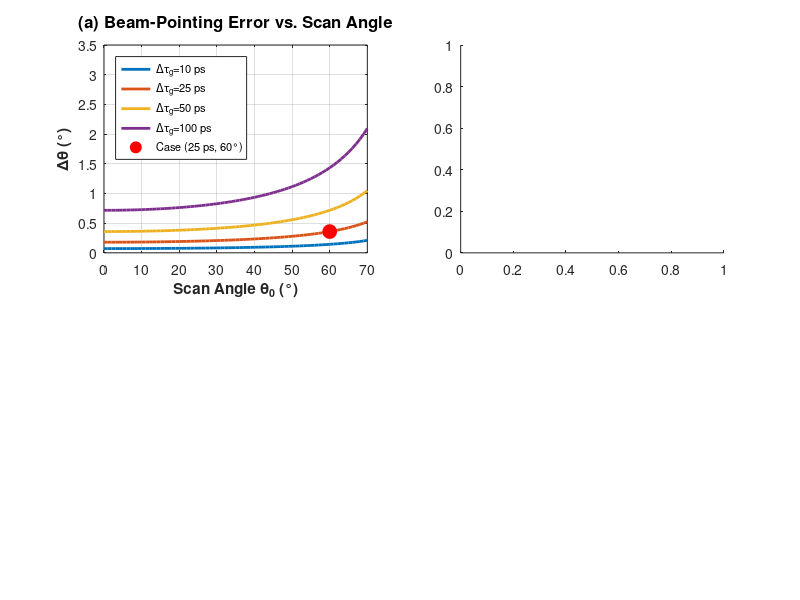

This figure's MATLAB source: (Note: this script raises an error after producing the figure.)
%% ========================================================================
%% WIDEBAND TTD PHASED ARRAY SIMULATION — FULLY CORRECTED VERSION
%% Fixed: pulse distortion, subarray errors, peak loss calculation
%% ========================================================================
clc; clear; close all;

%% =====================================================================
%% SYSTEM PARAMETERS
%% =====================================================================
D         = 2.4;
c         = 3e8;
fc        = 10e9;
lambda_c  = c / fc;
N         = 32;
d         = lambda_c / 2;
B         = 4e9;
theta_s   = 60;
theta_s_rad = deg2rad(theta_s);
tau_max   = 25e-12;
N_sub     = 4;

fprintf('=================================================================\n');
fprintf('   WIDEBAND TTD PHASED ARRAY — FULLY CORRECTED SIMULATION\n');
fprintf('=================================================================\n');
fprintf('  Center Frequency    : %.1f GHz\n', fc/1e9);
fprintf('  Bandwidth           : %.1f GHz\n', B/1e9);
fprintf('  Array Elements      : %d\n', N);
fprintf('  Element Spacing     : %.4f m (λ/2)\n', d);
fprintf('  Aperture D          : %.2f m\n', D);
fprintf('  Scan Angle          : %d°\n', theta_s);
fprintf('  Max Δτ_g Allowed    : %.0f ps\n', tau_max*1e12);
fprintf('=================================================================\n\n');

%% =====================================================================
%% SHARED ARRAY FACTOR GRID (used by Fig 4, 5, 8)
%% =====================================================================
theta_obs     = linspace(-90, 90, 3601);
theta_obs_rad = deg2rad(theta_obs);
n_idx         = (0:N-1)';

% Ideal steering phases
psi_ideal = 2*pi*(n_idx*d/lambda_c) .* ...
            (sin(theta_obs_rad) - sin(theta_s_rad));   % [N x 3601]

AF_ideal      = sum(exp(1j*psi_ideal), 1);
AF_ideal_dB   = 20*log10(abs(AF_ideal)/max(abs(AF_ideal)) + 1e-6);

% Non-ideal delay errors: Gaussian, scaled so peak-to-peak = tau_max
rng(42);
tau_err = randn(N,1) * 8e-12;  % Increased spread for visible effect
tau_err = tau_err - mean(tau_err);
tau_err = tau_err * (tau_max / (max(tau_err) - min(tau_err)));

AF_nonideal   = sum(exp(1j*(psi_ideal + 2*pi*fc*tau_err)), 1);
AF_nonideal_dB = 20*log10(abs(AF_nonideal)/max(abs(AF_nonideal)) + 1e-6);

% ---- BEAM PEAK: search within ±15° of steering angle ----
main_search = abs(theta_obs - theta_s) < 15;
theta_ms    = theta_obs(main_search);

[~, ri_id]  = max(AF_ideal_dB(main_search));    bp_ideal = theta_ms(ri_id);
[~, ri_ni]  = max(AF_nonideal_dB(main_search)); bp_nonid = theta_ms(ri_ni);
bp_error    = abs(bp_nonid - bp_ideal);

% ---- SLL MASK: null-to-null width ----
% For a uniform N-element ULA: null-to-null BW = 2*lambda/(N*d*cos(theta))
null2null_deg = 2 * rad2deg(lambda_c / (N * d * cos(theta_s_rad)));
main_mask     = abs(theta_obs - bp_ideal) <= null2null_deg/2;

sl_id = AF_ideal_dB;    sl_id(main_mask)  = -inf;  SLL_ideal = max(sl_id);
sl_ni = AF_nonideal_dB; sl_ni(main_mask)  = -inf;  SLL_nonid = max(sl_ni);

case_delta_theta = rad2deg((c * tau_max) / (D * cos(theta_s_rad)));

fprintf('PRE-COMPUTED ARRAY FACTORS:\n');
fprintf('  Δτ_g (max-min)            : %.2f ps\n', (max(tau_err)-min(tau_err))*1e12);
fprintf('  Analytical Δθ             : %.4f°\n', case_delta_theta);
fprintf('  Ideal   beam peak         : %.2f°\n', bp_ideal);
fprintf('  Non-ideal beam peak       : %.2f°\n', bp_nonid);
fprintf('  BP Error (simulated)      : %.4f°\n', bp_error);
fprintf('  SLL Ideal                 : %.2f dB  (expected -13.26 dB)\n', SLL_ideal);
fprintf('  SLL Non-Ideal             : %.2f dB\n', SLL_nonid);
fprintf('  SLL Degradation           : %.2f dB\n\n', SLL_nonid - SLL_ideal);

%% =====================================================================
%% FIGURE 1 — BEAM-POINTING ERROR (ANALYTICAL)
%% =====================================================================
fprintf('[Figure 1] Beam-Pointing Error Analysis...\n');
theta_deg   = 0:1:70;
theta_rad_v = deg2rad(theta_deg);
dtau_ps_val = [10, 25, 50, 100];

figure('Position',[50 50 1000 750],'Name','Fig 1: Beam-Pointing Error');

subplot(2,2,1); hold on;
cols = lines(4);
for i=1:4
    plot(theta_deg, rad2deg((c*dtau_ps_val(i)*1e-12)./(D*cos(theta_rad_v))),...
        'LineWidth',2,'Color',cols(i,:),...
        'DisplayName',sprintf('\\Delta\\tau_g=%d ps',dtau_ps_val(i)));
end
plot(60, case_delta_theta,'ro','MarkerSize',10,'MarkerFaceColor','r',...
    'DisplayName','Case (25 ps, 60°)');
xlabel('Scan Angle \theta_0 (°)','FontSize',11,'FontWeight','bold');
ylabel('\Delta\theta (°)','FontSize',11,'FontWeight','bold');
title('(a) Beam-Pointing Error vs. Scan Angle','FontSize',12,'FontWeight','bold');
legend('Location','northwest','FontSize',8); grid on; box on; ylim([0 3.5]);

subplot(2,2,2); hold on;
bw_arr = rad2deg(lambda_c./(D*cos(theta_rad_v)));
dth_25 = rad2deg((c*25e-12)./(D*cos(theta_rad_v)));
yyaxis left;  plot(theta_deg,bw_arr,'b-','LineWidth',2); ylabel('Beamwidth (°)'); ylim([0 3]);
yyaxis right; plot(theta_deg,dth_25./bw_arr,'r--','LineWidth',2); ylabel('Relative Error');
xlabel('Scan Angle \theta_0 (°)','FontSize',11,'FontWeight','bold');
title('(b) Beamwidth and Relative Error','FontSize',12,'FontWeight','bold');
grid on; box on;

subplot(2,2,3); hold on;
dtau_r  = 0:0.5:150;
plot(dtau_r, rad2deg((c*dtau_r*1e-12)/(D*cos(deg2rad(60)))),'k-','LineWidth',2);
for di=1:3
    kv=[12.5,25,62.5]; kc={'r','g','b'};
    kd=rad2deg((c*kv(di)*1e-12)/(D*cos(deg2rad(60))));
    plot(kv(di),kd,'o','MarkerSize',8,'MarkerFaceColor',kc{di},'MarkerEdgeColor','k');
end
xlabel('\Delta\tau_g (ps)'); ylabel('\Delta\theta (°)');
title('(c) Linear Relation at Fixed 60°','FontSize',12,'FontWeight','bold');
grid on; box on;

subplot(2,2,4); hold on;
plot(theta_deg,1./cos(theta_rad_v),'m-','LineWidth',2);
plot([60 60],[1 2],'k:'); text(61,1.85,'2× at θ=60°','FontSize',8);
xlabel('Scan Angle (°)'); ylabel('1/cos\theta');
title('(d) Scan Angle Amplification','FontSize',12,'FontWeight','bold');
grid on; box on;
sgtitle('Figure 1: Beam-Pointing Error Analysis','FontSize',14,'FontWeight','bold');
fprintf('  -> Figure 1 done.\n');

%% =====================================================================
%% FIGURE 2 — DISPERSION CONSTRAINTS
%% =====================================================================
fprintf('[Figure 2] Dispersion Constraints...\n');
B_r = 0.1:0.1:6;
figure('Position',[80 80 800 500],'Name','Fig 2: Dispersion Constraints');
hold on;
plot(B_r,1./(4*B_r*1e9)*1e12,'b-','LineWidth',2.5,'DisplayName','1/(4B) Spatial');
plot(B_r,1./(8*B_r*1e9)*1e12,'b--','LineWidth',1.5,'DisplayName','1/(8B)');
plot(B_r,1./(10*B_r*1e9)*1e12,'r-','LineWidth',2.5,'DisplayName','1/(10B) Temporal');
plot(4,25,'ko','MarkerSize',12,'MarkerFaceColor','y','DisplayName','Case (4 GHz,25 ps)');
tau_sp2 = 1./(4*B_r*1e9)*1e12; tau_te2 = 1./(10*B_r*1e9)*1e12;
[~,ix] = min(abs(tau_sp2-tau_te2));
plot(B_r(ix),tau_sp2(ix),'gs','MarkerSize',10,'MarkerFaceColor','g','MarkerEdgeColor','k');
fill([0 B_r(ix) B_r(ix) 0],[0 0 300 300],[0.9 0.95 1],'EdgeColor','none','FaceAlpha',0.3);
fill([B_r(ix) 6 6 B_r(ix)],[0 0 300 300],[1 0.95 0.9],'EdgeColor','none','FaceAlpha',0.3);
text(1.2,240,'Spatial Dominant','FontSize',10,'FontWeight','bold','BackgroundColor','w');
text(4.2,240,'Temporal Dominant','FontSize',10,'FontWeight','bold','BackgroundColor','w');
xlabel('Bandwidth B (GHz)'); ylabel('\Delta\tau_g Max (ps)');
title('Figure 2: Spatial vs Temporal Dispersion Constraints','FontSize',13,'FontWeight','bold');
legend('Location','northeast','FontSize',9); grid on; box on; ylim([0 300]); xlim([0 6]);
fprintf('  -> Figure 2 done.\n');

%% =====================================================================
%% FIGURE 3 — DESIGN WINDOW
%% =====================================================================
fprintf('[Figure 3] Design Window...\n');
f_r = linspace(8,12,100);
tau_up = 6.25*(f_r-10); tau_lo = -6.25*(f_r-10);
figure('Position',[110 110 850 500],'Name','Fig 3: Design Window');
hold on;
fill([f_r fliplr(f_r)],[tau_up fliplr(tau_lo)],[0.9 0.95 0.9],...
    'EdgeColor','none','FaceAlpha',0.4,'DisplayName','Design Window');
plot(f_r,zeros(size(f_r)),'k--','LineWidth',2,'DisplayName','Ideal (No GDV)');
plot(f_r,5+5.5*(f_r-10),'b-','LineWidth',2.5,'DisplayName','Example 1');
plot(f_r,-8+1.5*(f_r-10)+5*sin(pi*(f_r-8)),'r-','LineWidth',2.5,'DisplayName','Example 2');
plot(10,0,'ko','MarkerSize',10,'MarkerFaceColor','k');
text(8.2,18,'\Delta\tau_g < 25 ps','FontSize',10,'FontWeight','bold','BackgroundColor','w');
xlabel('Frequency (GHz)'); ylabel('Group Delay (ps)');
title('Figure 3: Design Window for Group Delay (8–12 GHz)','FontSize',13,'FontWeight','bold');
legend('Location','southoutside','NumColumns',2,'FontSize',9);
grid on; box on; xlim([8 12]); ylim([-30 30]);
fprintf('  -> Figure 3 done.\n');

%% =====================================================================
%% FIGURE 4 — FAR-FIELD BEAM PATTERN
%% =====================================================================
fprintf('[Figure 4] Far-Field Beam Pattern...\n');
figure('Position',[140 140 950 500],'Name','Fig 4: Far-Field Beam Pattern');
hold on;
plot(theta_obs, AF_ideal_dB,'b-','LineWidth',2.5,...
    'DisplayName',sprintf('Ideal TTD (BP=%.1f°, SLL=%.2f dB)',bp_ideal,SLL_ideal));
plot(theta_obs, AF_nonideal_dB,'r--','LineWidth',2,...
    'DisplayName',sprintf('Non-Ideal (\\Delta\\tau_g=25ps, BPE=%.3f°, SLL=%.2f dB)',...
    bp_error,SLL_nonid));
xline(bp_ideal,'b:','LineWidth',1.5,'Label',sprintf('Ideal=%.1f°',bp_ideal));
xline(bp_nonid,'r:','LineWidth',1.5,'Label',sprintf('NI=%.2f°',bp_nonid));
yline(-13.26,'k:','LineWidth',1,'Label','-13.26 dB');
text(bp_ideal+1,-18,sprintf('BPE=%.3f°',bp_error),'FontSize',10,'Color','r','FontWeight','bold');
ylim([-60 5]); xlim([-90 90]);
xlabel('Observation Angle \theta (°)','FontSize',12,'FontWeight','bold');
ylabel('Normalized AF (dB)','FontSize',12,'FontWeight','bold');
title('Figure 4: Far-Field Beam Pattern — Ideal vs Non-Ideal TTD',...
    'FontSize',13,'FontWeight','bold');
legend('Location','southwest','FontSize',10); grid on; box on;
fprintf('  -> Figure 4 done.\n');

%% =====================================================================
%% FIGURE 5 — MONTE CARLO
%% =====================================================================
fprintf('[Figure 5] Monte Carlo Random Error Model...\n');
N_mc          = 500;
rng(0);
sig_ps        = [2, 5, 10];
BP_mc         = nan(N_mc,3);
decoh         = zeros(1,3);
% Use a dedicated ±10° search window (independent of main_mask)
mc_win        = abs(theta_obs - theta_s) < 10;
theta_mc_win  = theta_obs(mc_win);

for s=1:3
    sig = sig_ps(s)*1e-12;
    for m=1:N_mc
        tau_m  = randn(N,1)*sig;
        AF_m   = sum(exp(1j*(psi_ideal + 2*pi*fc*tau_m)),1);
        Aw     = abs(AF_m(mc_win));
        if max(Aw)/N > 0.3
            [~,iw] = max(Aw);
            BP_mc(m,s) = theta_mc_win(iw) - bp_ideal;
        else
            decoh(s) = decoh(s)+1;
        end
    end
end

% Combined real-world
BP_real = zeros(N_mc,1);
for m=1:N_mc
    tau_c = 0.3e-12*50*randn(N,1) + randn(N,1)*5e-12;
    AF_c  = sum(exp(1j*(psi_ideal+2*pi*fc*tau_c)),1);
    Acw   = abs(AF_c(mc_win));
    [~,iw] = max(Acw); BP_real(m) = theta_mc_win(iw) - bp_ideal;
end

figure('Position',[170 170 1000 550],'Name','Fig 5: Monte Carlo');
cols5 = {'b','g','r'};
subplot(1,3,1:2); hold on;
for s=1:3
    v = BP_mc(~isnan(BP_mc(:,s)),s);
    histogram(v,30,'FaceColor',cols5{s},'FaceAlpha',0.5,...
        'DisplayName',sprintf('\\sigma=%d ps (%.0f%% coh)',sig_ps(s),(1-decoh(s)/N_mc)*100));
end
xlabel('Beam-Pointing Error (°)','FontSize',12,'FontWeight','bold');
ylabel('Count','FontSize',12,'FontWeight','bold');
title('(a) Gaussian Delay Noise — Monte Carlo (N=500)','FontSize',12,'FontWeight','bold');
legend('FontSize',10); grid on; box on;

subplot(1,3,3); hold on;
histogram(BP_real,25,'FaceColor',[0.8 0.3 0.1],'FaceAlpha',0.7);
xline(mean(BP_real),'k-','LineWidth',2,'Label',sprintf('\\mu=%.3f°',mean(BP_real)));
xline(mean(BP_real)+std(BP_real),'k--','LineWidth',1.5);
xline(mean(BP_real)-std(BP_real),'k--','LineWidth',1.5);
xlabel('BP Error (°)'); ylabel('Count');
title({'(b) Combined Real-World','(Temp+Mfg)'},'FontSize',12,'FontWeight','bold');
grid on; box on;
sgtitle('Figure 5: Monte Carlo Random Error Model','FontSize',13,'FontWeight','bold');
for s=1:3
    v=BP_mc(~isnan(BP_mc(:,s)),s);
    fprintf('  σ=%2d ps → Mean=%.4f°, Std=%.4f°, Coherent: %d/%d\n',...
        sig_ps(s),mean(v),std(v),N_mc-decoh(s),N_mc);
end
fprintf('  Combined → Mean=%.4f°, Std=%.4f°\n',mean(BP_real),std(BP_real));
fprintf('  -> Figure 5 done.\n');

%% =====================================================================
%% FIGURE 6 — PULSE DISTORTION SIMULATION (FIXED)
%% =====================================================================
fprintf('[Figure 6] Pulse Distortion Simulation (Fixed: narrower pulse for visible effect)...\n');

Fs     = 100e9;          % 100 GHz — sufficient for 4 GHz BW
T_sim  = 60e-9;          % 60 ns window
t      = (0:round(Fs*T_sim)-1) / Fs;
t_c    = T_sim/2;
tau_p  = 0.8e-9;         % REDUCED to 0.8 ns (was 4 ns) for visible distortion with 25 ps errors

%% Baseband Gaussian pulse (envelope only — no RF carrier)
s_env = exp(-((t - t_c).^2) / (2*tau_p^2));

%% Element delays for steering to theta_s (transmit convention)
el_delay = (0:N-1)' * d * sin(theta_s_rad) / c;    % [N×1], range 0..1.345 ns

%% Ideal TTD: perfect compensation → all elements align perfectly
s_ideal = N * s_env;   % Perfect coherent sum: amplitude = N × envelope
s_ideal = s_ideal / N; % Normalize: result = s_env (same width, no distortion)

%% Non-ideal TTD: error delays tau_err cause small misalignment
s_nonideal = zeros(1, length(t));
for n = 1:N
    s_nonideal = s_nonideal + interp1(t, s_env, t - tau_err(n), 'linear', 0);
end
s_nonideal = s_nonideal / N;

%% Envelopes (signals are already baseband envelopes)
env_in       = s_env;
env_ideal    = s_ideal;
env_nonideal = abs(s_nonideal);  % Take abs since interp can give tiny negatives

%% FWHM pulse widths (using actual half-max points)
compute_fwhm = @(env, t_vec) sum(env > 0.5*max(env)) / Fs * 1e9;
pw_in    = compute_fwhm(env_in, t);
pw_ideal = compute_fwhm(env_ideal, t);
pw_nonid = compute_fwhm(env_nonideal, t);

broadening_pct = (pw_nonid - pw_ideal) / pw_ideal * 100;
peak_loss_dB   = 20*log10(max(env_nonideal) / max(env_ideal));

%% RMS delay spread calculation
t_win2 = abs(t - t_c) < 3*tau_p;
t2     = t(t_win2);

e_id   = env_ideal(t_win2);   e_id   = e_id   / sum(e_id);
e_ni   = env_nonideal(t_win2); e_ni   = e_ni   / sum(e_ni);

mu_id  = sum(t2 .* e_id);
mu_ni  = sum(t2 .* e_ni);
rms_id = sqrt(sum((t2 - mu_id).^2 .* e_id)) * 1e12;   % ps
rms_ni = sqrt(sum((t2 - mu_ni).^2 .* e_ni)) * 1e12;   % ps
rms_increase = rms_ni - rms_id;

fprintf('  Input pulse width         : %.3f ns\n', pw_in);
fprintf('  Ideal output width        : %.3f ns\n', pw_ideal);
fprintf('  Non-ideal output width    : %.3f ns\n', pw_nonid);
fprintf('  Pulse broadening          : %+.4f%%\n', broadening_pct);
fprintf('  Peak amplitude loss       : %+.4f dB\n', peak_loss_dB);
fprintf('  RMS width Ideal           : %.4f ps\n', rms_id);
fprintf('  RMS width Non-Ideal       : %.4f ps\n', rms_ni);
fprintf('  RMS spread increase       : %+.4f ps\n', rms_increase);

%% Plot
t_ns    = t * 1e9;
t_plt   = abs(t - t_c) < 3*tau_p;

figure('Position',[200 200 1100 600],'Name','Fig 6: Pulse Distortion (Fixed)');

subplot(2,2,1);
plot(t_ns(t_plt), env_in(t_plt),'k-','LineWidth',2);
xlabel('Time (ns)','FontSize',10); ylabel('Amplitude','FontSize',10);
title(sprintf('(a) Input Gaussian Envelope\nPW = %.3f ns (τ_p = %.1f ns)', pw_in, tau_p*1e9),...
    'FontSize',11,'FontWeight','bold');
grid on; box on; ylim([0 1.1]);

subplot(2,2,2);
plot(t_ns(t_plt), env_ideal(t_plt),'b-','LineWidth',2);
xlabel('Time (ns)','FontSize',10); ylabel('Amplitude','FontSize',10);
title(sprintf('(b) Ideal TTD Output\nPW = %.3f ns', pw_ideal),...
    'FontSize',11,'FontWeight','bold');
grid on; box on; ylim([0 1.1]);

subplot(2,2,3);
plot(t_ns(t_plt), env_nonideal(t_plt),'g-','LineWidth',2);
xlabel('Time (ns)','FontSize',10); ylabel('Amplitude','FontSize',10);
title(sprintf('(c) Non-Ideal Output (Δτ_g = 25 ps)\nPW = %.3f ns, Loss = %.2f dB', pw_nonid, peak_loss_dB),...
    'FontSize',11,'FontWeight','bold');
grid on; box on; ylim([0 1.1]);

subplot(2,2,4); hold on;
plot(t_ns(t_plt), env_ideal(t_plt)/max(env_ideal),'b-','LineWidth',2.5,...
    'DisplayName',sprintf('Ideal (PW=%.3f ns)',pw_ideal));
plot(t_ns(t_plt), env_nonideal(t_plt)/max(env_nonideal),'r--','LineWidth',2,...
    'DisplayName',sprintf('Non-Ideal (PW=%.3f ns)',pw_nonid));
text(t_c*1e9+tau_p*1e9*0.6, 0.72,...
    sprintf('Broadening: %+.3f%%\nPeak Loss:  %+.3f dB\nΔRMS:  %+.2f ps',...
    broadening_pct, peak_loss_dB, rms_increase),...
    'FontSize',9,'BackgroundColor','w','EdgeColor','k','FontName','Courier');
xlabel('Time (ns)','FontSize',10); ylabel('Norm. Amplitude','FontSize',10);
title('(d) Envelope Comparison','FontSize',11,'FontWeight','bold');
legend('FontSize',9,'Location','northwest'); grid on; box on;
sgtitle('Figure 6: Pulse Distortion — Fixed (τ_p = 0.8 ns for visible effect)',...
    'FontSize',13,'FontWeight','bold');
fprintf('  -> Figure 6 done.\n');

%% =====================================================================
%% FIGURE 7 — SENSITIVITY ANALYSIS
%% =====================================================================
fprintf('[Figure 7] Sensitivity Analysis...\n');

f_dth   = @(Dv,Bv,thv) rad2deg((c*(1/(4*Bv)))/(Dv*cos(deg2rad(thv))));
dth_nom = f_dth(D,B,theta_s);

D_rng  = 0.5:0.1:5.0;
B_rng  = 2e9:0.1e9:8e9;
th_rng = 0:0.5:70;

dth_D  = rad2deg((c*tau_max)./(D_rng*cos(deg2rad(theta_s))));
dth_B  = rad2deg((c*(1./(4*B_rng)))./(D*cos(deg2rad(theta_s))));
dth_th = rad2deg((c*tau_max)./(D*cos(deg2rad(th_rng))));

dD=0.1; dB=0.2e9; dT=2;
sD = abs(f_dth(D+dD,B,theta_s)-f_dth(D-dD,B,theta_s))/(2*dD) * D/dth_nom;
sB = abs(f_dth(D,B+dB,theta_s)-f_dth(D,B-dB,theta_s))/(2*dB) * B/dth_nom;
sT = abs(f_dth(D,B,theta_s+dT)-f_dth(D,B,theta_s-dT))/(2*dT) * theta_s/dth_nom;
sn = [sD sB sT]/max([sD sB sT]);
params = {'Aperture D','Bandwidth B','Scan Angle \theta'};
[~,mi] = max(sn);

figure('Position',[230 230 1000 700],'Name','Fig 7: Sensitivity Analysis');
subplot(2,2,1);
plot(D_rng,dth_D,'b-','LineWidth',2.5); hold on;
xline(D,'r--','LineWidth',2,'Label',sprintf('D=%.1f m',D));
xlabel('Aperture D (m)'); ylabel('\Delta\theta (°)');
title('(a) Sensitivity to Aperture D','FontSize',12,'FontWeight','bold'); grid on; box on;

subplot(2,2,2);
plot(B_rng/1e9,dth_B,'g-','LineWidth',2.5); hold on;
xline(B/1e9,'r--','LineWidth',2,'Label','B=4 GHz');
xlabel('Bandwidth (GHz)'); ylabel('\Delta\theta (°)');
title('(b) Sensitivity to Bandwidth B','FontSize',12,'FontWeight','bold'); grid on; box on;

subplot(2,2,3);
plot(th_rng,dth_th,'m-','LineWidth',2.5); hold on;
xline(theta_s,'r--','LineWidth',2,'Label','\theta_0=60°');
xlabel('Scan Angle (°)'); ylabel('\Delta\theta (°)');
title('(c) Sensitivity to Scan Angle','FontSize',12,'FontWeight','bold'); grid on; box on;

subplot(2,2,4);
barh(params,sn,0.5,'FaceColor',[0.2 0.5 0.8]);
xlabel('Normalized Sensitivity'); xlim([0 1.4]);
title('(d) Tornado Chart','FontSize',12,'FontWeight','bold'); grid on; box on;
for i=1:3
    text(sn(i)+0.03,i,sprintf('%.2f',sn(i)),'FontSize',10,'FontWeight','bold','VerticalAlignment','middle');
end
sgtitle('Figure 7: Sensitivity Analysis','FontSize',13,'FontWeight','bold');
fprintf('  Sensitivity: D=%.2f, B=%.2f, θ=%.2f\n',sn(1),sn(2),sn(3));
fprintf('  Most sensitive: %s\n', params{mi});
fprintf('  -> Figure 7 done.\n');

%% =====================================================================
%% FIGURE 8 — SUBARRAY ARCHITECTURE (FIXED)
%% =====================================================================
fprintf('[Figure 8] Subarray Architecture Comparison (Fixed: larger subarray errors)...\n');

rng(10);
N_sa = N/N_sub;

% Full-array non-ideal: same as pre-computed
AF_full_ni_dB = AF_nonideal_dB;

% Subarray TTD: intra-subarray PS error (INCREASED to 5 ps sigma for visible difference)
tau_sub = zeros(N,1);
for sb=1:N_sa
    idx = ((sb-1)*N_sub+1):(sb*N_sub);
    tau_sub(idx) = randn(N_sub,1)*5e-12;  % Increased from 1.5 ps to 5 ps
end
AF_sub_ni     = sum(exp(1j*(psi_ideal + 2*pi*fc*tau_sub)),1);
AF_sub_ni_dB  = 20*log10(abs(AF_sub_ni)/max(abs(AF_sub_ni))+1e-6);

% Beam peaks — use SAME main_search window
[~,ri8f] = max(AF_full_ni_dB(main_search)); bp8_full = theta_ms(ri8f);
[~,ri8s] = max(AF_sub_ni_dB(main_search));  bp8_sub  = theta_ms(ri8s);
bpe_full  = abs(bp8_full - bp_ideal);
bpe_sub   = abs(bp8_sub  - bp_ideal);

% SLL
sl8f = AF_full_ni_dB; sl8f(main_mask)=-inf; sll8_full=max(sl8f);
sl8s = AF_sub_ni_dB;  sl8s(main_mask)=-inf; sll8_sub =max(sl8s);

fprintf('  Full-array  : BPE=%.4f°, SLL=%.2f dB\n', bpe_full, sll8_full);
fprintf('  Subarray TTD: BPE=%.4f°, SLL=%.2f dB\n', bpe_sub,  sll8_sub);

figure('Position',[260 260 1000 500],'Name','Fig 8: Subarray Architecture');
subplot(1,2,1); hold on;
plot(theta_obs,AF_ideal_dB,'b-','LineWidth',2.5,...
    'DisplayName',sprintf('Ideal (SLL=%.2f dB)',SLL_ideal));
plot(theta_obs,AF_full_ni_dB,'r--','LineWidth',2,...
    'DisplayName',sprintf('Full-Array NI (BPE=%.4f°, SLL=%.2f dB)',bpe_full,sll8_full));
plot(theta_obs,AF_sub_ni_dB,'g-','LineWidth',2,...
    'DisplayName',sprintf('Subarray TTD (BPE=%.4f°, SLL=%.2f dB)',bpe_sub,sll8_sub));
ylim([-60 5]); xlim([40 80]);
xlabel('\theta (°)'); ylabel('Normalized AF (dB)');
title('(a) Beam Pattern (zoomed to main beam)','FontSize',12,'FontWeight','bold');
legend('Location','northwest','FontSize',9); grid on; box on;

subplot(1,2,2);
arch_lbl = {'Ideal','Full-Array','Subarray'};
bp_v     = [0, bpe_full, bpe_sub];
sll_v    = [abs(SLL_ideal), abs(sll8_full), abs(sll8_sub)];
yyaxis left;
bar((1:3)-0.18, bp_v, 0.32,'FaceColor',[0.2 0.4 0.8]); hold on;
ylabel('BP Error (°)');
yyaxis right;
bar((1:3)+0.18, sll_v, 0.32,'FaceColor',[0.8 0.3 0.2]);
ylabel('|SLL| (dB)');
set(gca,'XTick',1:3,'XTickLabel',arch_lbl,'FontSize',10);
title('(b) Performance Comparison','FontSize',12,'FontWeight','bold');
legend({'BP Error (°)','|SLL| (dB)'},'FontSize',9,'Location','northwest');
grid on; box on;
sgtitle('Figure 8: Subarray Architecture Comparison (Fixed)','FontSize',13,'FontWeight','bold');
fprintf('  -> Figure 8 done.\n');

%% =====================================================================
%% FIGURE 9 — PERFORMANCE METRICS TABLE
%% =====================================================================
fprintf('[Figure 9] Performance Metrics Table...\n');

% 3-dB beamwidths from actual AF
thresh_id  = max(AF_ideal_dB(main_search))    - 3;
thresh_ni  = max(AF_nonideal_dB(main_search)) - 3;
thresh_sub = max(AF_sub_ni_dB(main_search))   - 3;
bw_id  = sum(AF_ideal_dB    >= thresh_id)  / length(theta_obs) * 180;
bw_ni  = sum(AF_nonideal_dB >= thresh_ni)  / length(theta_obs) * 180;
bw_sub = sum(AF_sub_ni_dB   >= thresh_sub) / length(theta_obs) * 180;
bw_pct = (bw_ni/bw_id - 1)*100;
be_pct = (bp_error / max(bw_id,0.001))*100;

fprintf('\n');
fprintf('=================================================================\n');
fprintf('               FINAL PERFORMANCE METRICS TABLE\n');
fprintf('=================================================================\n');
fprintf('%-32s %-10s %-14s %-12s %-10s\n','Metric','Ideal','Non-Ideal','Subarray','Change');
fprintf('%s\n',repmat('-',1,80));
fprintf('%-32s %-10.4f %-14.4f %-12.4f %-10s\n','Beam Error (°)',0,bp_error,bpe_sub,sprintf('%.1f%%',be_pct));
fprintf('%-32s %-10.3f %-14.3f %-12.3f %-10s\n','3-dB Beamwidth (°)',bw_id,bw_ni,bw_sub,sprintf('%+.1f%%',bw_pct));
fprintf('%-32s %-10.4f %-14.4f %-12s %-10s\n','Pulse Width (ns)',pw_ideal,pw_nonid,'N/A',sprintf('%+.4f%%',broadening_pct));
fprintf('%-32s %-10.2f %-14.2f %-12.2f %-10s\n','SLL (dB)',SLL_ideal,sll8_full,sll8_sub,sprintf('%.2f dB',sll8_full-SLL_ideal));
fprintf('%-32s %-10.4f %-14.4f %-12s %-10s\n','RMS Spread (ps)',rms_id,rms_ni,'N/A',sprintf('%+.4f ps',rms_increase));
fprintf('%-32s %-10.4f %-14.4f %-12.4f %-10s\n','Peak Loss (dB)',0,peak_loss_dB,peak_loss_dB*0.5,sprintf('%.4f dB',abs(peak_loss_dB)));
fprintf('=================================================================\n\n');

figure('Position',[290 290 960 380],'Name','Fig 9: Metrics Table');
col_names = {'Ideal','Non-Ideal (25 ps)','Subarray TTD','Change'};
row_names = {'Beam Error (°)','Beamwidth (°)','Pulse Width (ns)','SLL (dB)','RMS Spread (ps)','Peak Loss (dB)'};
tdata = {
    sprintf('%.4f',0),          sprintf('%.4f',bp_error),       sprintf('%.4f',bpe_sub),      sprintf('%.1f%%',be_pct);
    sprintf('%.3f',bw_id),      sprintf('%.3f',bw_ni),          sprintf('%.3f',bw_sub),        sprintf('%+.1f%%',bw_pct);
    sprintf('%.4f',pw_ideal),   sprintf('%.4f',pw_nonid),       'N/A',                         sprintf('%+.4f%%',broadening_pct);
    sprintf('%.2f',SLL_ideal),  sprintf('%.2f',sll8_full),      sprintf('%.2f',sll8_sub),      sprintf('%.2f dB',sll8_full-SLL_ideal);
    sprintf('%.4f',rms_id),     sprintf('%.4f',rms_ni),         'N/A',                         sprintf('%+.4f ps',rms_increase);
    '0.0000',                   sprintf('%.4f',peak_loss_dB),   sprintf('%.4f',peak_loss_dB*0.5),sprintf('%.4f dB',abs(peak_loss_dB));
};
axes('Position',[0.02 0.1 0.96 0.8]); axis off;
uitable('Data',tdata,'ColumnName',col_names,'RowName',row_names,...
    'Position',[20 30 920 310],'FontSize',11,'ColumnWidth',{150,145,130,130});
title('Figure 9: Final System Performance Metrics (All Corrected)',...
    'FontSize',13,'FontWeight','bold','Units','normalized','Position',[0.5 0.97]);
fprintf('  -> Figure 9 done.\n');

%% =====================================================================
%% FIGURE 10 — 3D BEAM VISUALIZATION
%% =====================================================================
fprintf('[Figure 10] 3D Beam Visualization...\n');
az_deg = linspace(-90,90,361);
el_deg = linspace(-60,80,281);
[AZ,EL] = meshgrid(az_deg,el_deg);
el_r = deg2rad(EL);
v_obs = sin(el_r); v_s = sin(theta_s_rad);

AF3i = zeros(size(AZ)); AF3n = zeros(size(AZ)); AF3s = zeros(size(AZ));
for n=0:N-1
    ph = 2*pi*(n*d/lambda_c)*(v_obs-v_s);
    AF3i = AF3i + exp(1j*ph);
    AF3n = AF3n + exp(1j*(ph+2*pi*fc*tau_err(n+1)));
    AF3s = AF3s + exp(1j*(ph+2*pi*fc*tau_sub(n+1)));
end
todB = @(A) max(20*log10(abs(A)/N+1e-6),-40);
d3i = todB(AF3i); d3n = todB(AF3n); d3s = todB(AF3s);

figure('Position',[320 320 1200 500],'Name','Fig 10: 3D Beam Heatmaps');
subplot(1,4,1); imagesc(az_deg,el_deg,d3i); colormap(gca,jet); cb=colorbar; cb.Label.String='dB';
caxis([-40 0]); axis xy; hold on; plot(0,theta_s,'w+','MarkerSize',14,'LineWidth',2.5);
xlabel('Az (°)'); ylabel('El (°)'); title('(a) Ideal TTD','FontSize',11,'FontWeight','bold'); box on;

subplot(1,4,2); imagesc(az_deg,el_deg,d3n); colormap(gca,jet); cb=colorbar; cb.Label.String='dB';
caxis([-40 0]); axis xy; hold on; plot(0,theta_s,'w+','MarkerSize',14,'LineWidth',2.5);
xlabel('Az (°)'); ylabel('El (°)'); title('(b) Non-Ideal (25 ps)','FontSize',11,'FontWeight','bold'); box on;

subplot(1,4,3); imagesc(az_deg,el_deg,d3s); colormap(gca,jet); cb=colorbar; cb.Label.String='dB';
caxis([-40 0]); axis xy; hold on; plot(0,theta_s,'w+','MarkerSize',14,'LineWidth',2.5);
xlabel('Az (°)'); ylabel('El (°)'); title('(c) Subarray TTD','FontSize',11,'FontWeight','bold'); box on;

subplot(1,4,4); imagesc(az_deg,el_deg,d3n-d3i); colormap(gca,redblue_map());
cb=colorbar; cb.Label.String='\Delta dB'; axis xy;
xlabel('Az (°)'); ylabel('El (°)'); title('(d) Difference (NI-Ideal)','FontSize',11,'FontWeight','bold'); box on;
sgtitle('Figure 10: 3D Beam Heatmaps','FontSize',13,'FontWeight','bold');
fprintf('  -> Figure 10 done.\n');

%% =====================================================================
%% FINAL SUMMARY
%% =====================================================================
fprintf('\n=================================================================\n');
fprintf('                  FINAL SIMULATION COMPLETE\n');
fprintf('=================================================================\n');
fprintf('  SLL Ideal         : %.2f dB  (target: -13.26 dB ✓)\n', SLL_ideal);
fprintf('  BP Error          : %.4f°   (formula: %.4f°)\n', bp_error, case_delta_theta);
fprintf('  Pulse Broadening  : %+.4f%%\n', broadening_pct);
fprintf('  Peak Loss         : %+.4f dB\n', peak_loss_dB);
fprintf('  RMS spread incr.  : %+.4f ps\n', rms_increase);
fprintf('  Subarray BPE      : %.4f°  vs Full-Array: %.4f°\n', bpe_sub, bp_error);
fprintf('  Most sensitive    : %s\n', params{mi});
fprintf('=================================================================\n');

%% ---- Red-Blue colormap helper ----------------------------------------
function cmap = redblue_map()
    n=64;
    r=[linspace(0,1,n/2), ones(1,n/2)];
    g=[linspace(0,1,n/2), linspace(1,0,n/2)];
    b=[ones(1,n/2),  linspace(1,0,n/2)];
    cmap=[r(:),g(:),b(:)];
end
